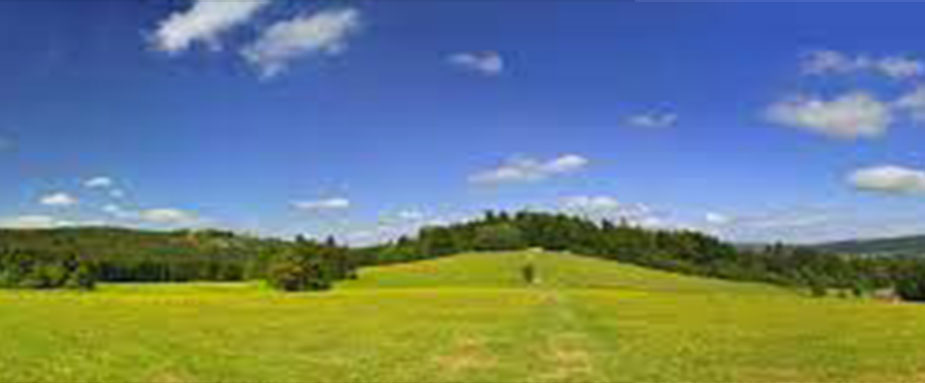
#> input picture images/1/Untitled-2.jpg, 925 x 383 px; its folder holds 3 pictures in this run
$ python main.py
#> lines starting #> are read from the running program, lines starting #| are printed output that depends on the picture; after the words box and inside, x2 and y2 are one past the last pixel; in counts of white or black regions, pixels touching at a corner belong together
import cv2
import numpy as np
import os

output = "outPut"
# [19 lines of commented-out code are left out]

orb = cv2.ORB_create()
bf = cv2.BFMatcher()


def setPanorama(img2, img1, i):

#> called with img2 = 'images/1/Untitled-1.jpg', img1 = 'images/1/Untitled-2.jpg', i = 1
    img_1 = cv2.imread(img1)
#> img_1 is the input picture: shape (383, 925, 3); mean B, G, R 129.1, 129.2, 108.8
    img_2 = cv2.imread(img2)
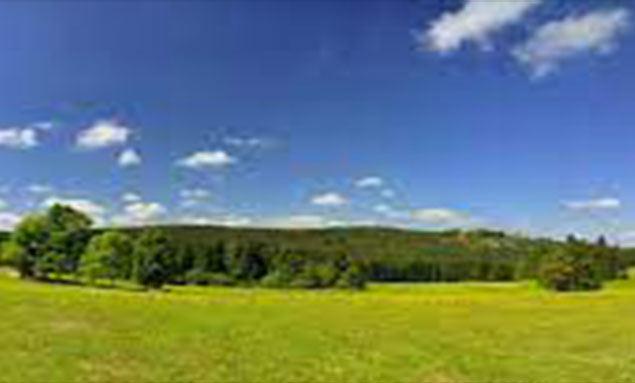
#> input picture images/1/Untitled-1.jpg, 635 x 383 px
#> img_2 is the input picture: shape (383, 635, 3); mean B, G, R 117.7, 124.8, 103.2
    img1_gary = cv2.cvtColor(img_1, cv2.COLOR_BGR2GRAY)
    img2_gary = cv2.cvtColor(img_2, cv2.COLOR_BGR2GRAY)
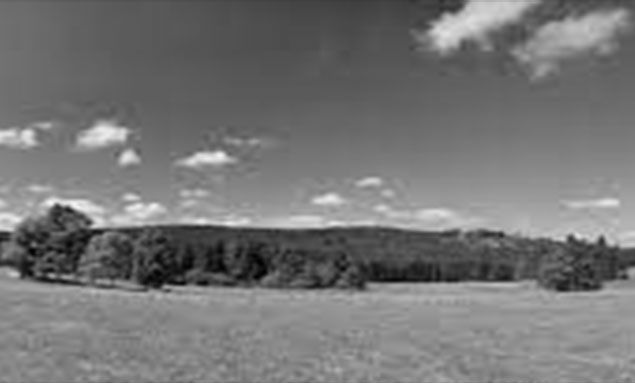
#> img2_gary: shape (383, 635); min 0, max 246, mean 117.6

    kp1, des1 = orb.detectAndCompute(img1_gary, None)
#> kp1 = 500 keypoints; strongest (x, y, size): (598, 225, 53.6), (487, 214, 64.3), (488, 214, 77.1), (603, 222, 64.3)
    kp2, des2 = orb.detectAndCompute(img2_gary, None)
#> kp2 = 500 keypoints; strongest (x, y, size): (93, 226, 64.3), (92, 224, 77.1), (93, 224, 92.6), (92, 226, 44.6)
    matches = bf.knnMatch(des1, des2, k=2)
#> matches = 500 matches

    good = []
    for m in matches:
        if (m[0].distance < 0.5*m[1].distance):
            good.append(m)
#> after the loop, good = 43 matches
    matches = np.asarray(good)

    if (len(matches[:, 0]) >= 4):

        src = np.float32(
            [kp1[m.queryIdx].pt for m in matches[:, 0]]).reshape(-1, 1, 2)
#> src = 43 rows, first 8: [186, 230], [192, 231], [231, 235], [299, 237], [307, 237], [330, 239], [313, 240], [226, 244]
        dst = np.float32(
            [kp2[m.trainIdx].pt for m in matches[:, 0]]).reshape(-1, 1, 2)
#> dst = 43 rows, first 8: [457, 230], [463, 231], [501, 235], [570, 237], [578, 237], [601, 239], [584, 240], [497, 244]
        H, masked = cv2.findHomography(src, dst, cv2.RANSAC, 5.0)
#> H = [[1, 0.00751, 269.6], [7.82e-05, 1, -0.5], [3.16e-07, 7.29e-06, 1]]; masked = 43 values from 1 to 1
    else:
        raise AssertionError('Can’t find enough keypoints.')

    dst = cv2.warpPerspective(
        # wraped image
        img_1, H, ((img_1.shape[1] + img_2.shape[1]), img_2.shape[0]))
    dst[0:img_2.shape[0], 0:img_2.shape[1]] = img_2  # stitched image

    pathOutPut = f'{output}/output{i}.jpg'
    cv2.imwrite(pathOutPut, dst)
    return pathOutPut


mainFolders = "images"
myFolders = os.listdir(mainFolders)

# setPanorama("output0.jpg", "output1.jpg", 2)

for folder in myFolders:
    path = mainFolders + '/' + folder

    myList = os.listdir(path)

    outputList = []
    pathoutput = setPanorama(path+"/"+myList[0], path+"/" + myList[1], 1)
    outputList.append(pathoutput)

    for i in range(2, len(myList), 1):

        pathoutput = setPanorama(pathoutput, path+"/"+myList[i], i)
#> call 2 of setPanorama, with img2 = 'outPut/output1.jpg', img1 = 'images/1/Untitled-3.jpg', i = 2
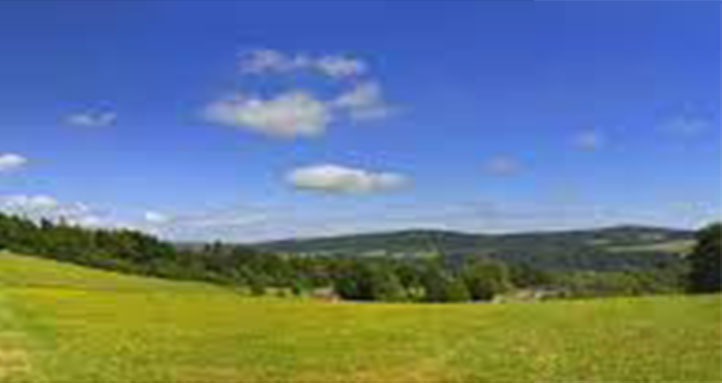
#> input picture images/1/Untitled-3.jpg, 722 x 383 px
#> in setPanorama, img_1 is the input picture: shape (383, 722, 3); mean B, G, R 139.8, 125.3, 104.2
#> in setPanorama (call 2), `img2_gary = cv2.cvtColor(img_2, cv2.COLOR_BGR2GRAY)`:
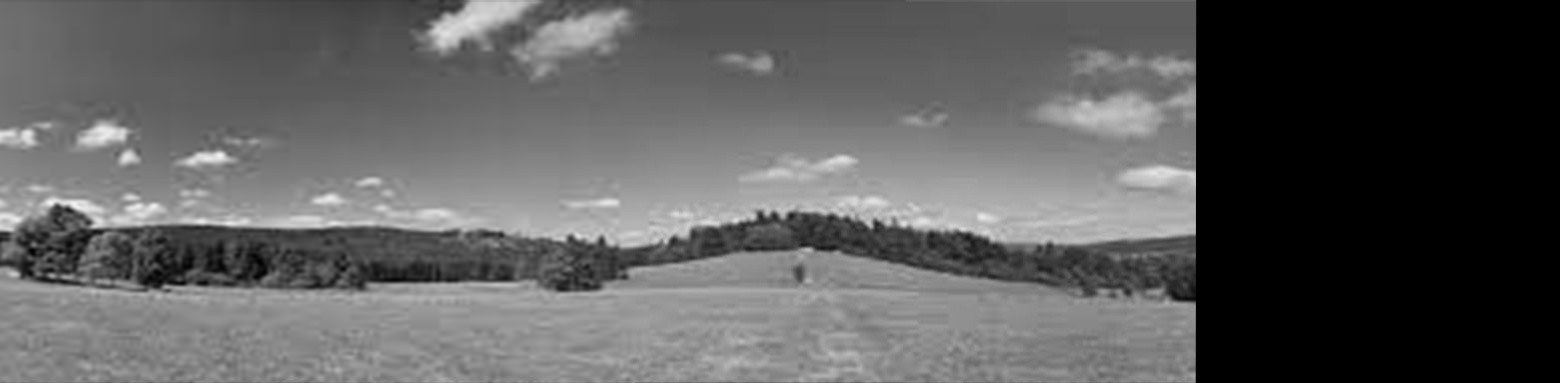
#> img2_gary: shape (383, 1560); min 0, max 246, mean 92.6
#> in setPanorama (call 2), `kp1, des1 = orb.detectAndCompute(img1_gary, None)`: kp1 = 413 keypoints; strongest (x, y, size): (38, 226, 37.2), (43, 220, 37.2), (39, 226, 31), (55, 221, 53.6)
#> in setPanorama (call 2), `kp2, des2 = orb.detectAndCompute(img2_gary, None)`: kp2 = 500 keypoints; strongest (x, y, size): (1188, 230, 92.6), (1192, 304, 77.1), (1194, 306, 53.6), (93, 226, 64.3)
#> in setPanorama (call 2), `matches = bf.knnMatch(des1, des2, k=2)`: matches = 413 matches
#> after the loop in setPanorama (call 2), `for m in matches:`: good = 16 matches
#> in setPanorama (call 2), `src = np.float32( [kp1[m.queryIdx].pt for m in matches[:, 0]]).reshape..`: src = 16 rows, first 8: [43, 220], [39, 226], [110, 230], [119, 231], [143, 234], [160, 239], [159, 242], [267, 289]
#> in setPanorama (call 2), `dst = np.float32( [kp2[m.trainIdx].pt for m in matches[:, 0]]).reshape..`: dst = 16 rows, first 8: [875, 221], [871, 227], [942, 231], [951, 232], [975, 235], [992, 240], [991, 243], [1099, 290]
#> in setPanorama (call 2), `H, masked = cv2.findHomography(src, dst, cv2.RANSAC, 5.0)`: H = [[0.963, -0.0252, 839.3], [-0.00158, 0.969, 7.97], [-3.93e-05, 7.21e-06, 1]]; masked = [1, 1, 1, 1, 1, 1, 1, 1, 1, 1, 1, 1, 1, 1, 1, 1]
#> in setPanorama (call 2), `dst[0:img_2.shape[0], 0:img_2.shape[1]] = img_2`:
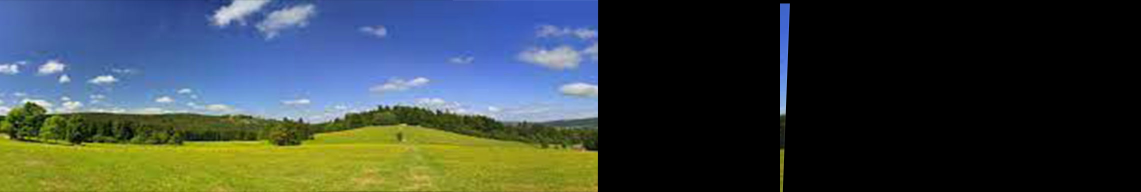
#> dst: shape (383, 2282, 3) (shown at 1/2 size); mean B, G, R 66.6, 67.3, 56.3
        outputList.append(pathoutput)

    for i in range(0, len(outputList)-1, 1):
        pathoutput = setPanorama(outputList[i], outputList[i+1], i+15)
#> call 3 of setPanorama, with img2 = 'outPut/output1.jpg', img1 = 'outPut/output2.jpg', i = 15
#> in setPanorama (call 3), `img1_gary = cv2.cvtColor(img_1, cv2.COLOR_BGR2GRAY)`:
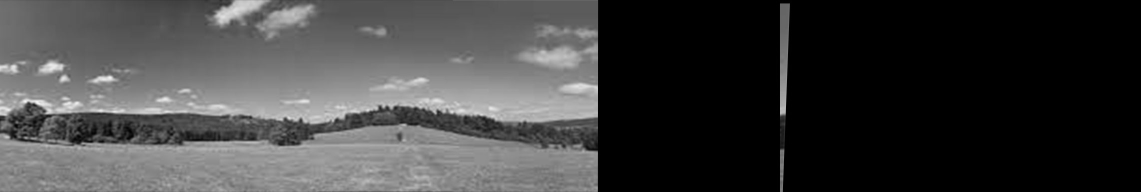
#> img1_gary: shape (383, 2282) (shown at 1/2 size); min 0, max 246, mean 63.9
#> in setPanorama (call 3), `kp1, des1 = orb.detectAndCompute(img1_gary, None)`: kp1 = 500 keypoints; strongest (x, y, size): (1563, 226, 77.1), (1565, 224, 92.6), (1562, 222, 111.1), (1562, 228, 53.6)
#> in setPanorama (call 3), `matches = bf.knnMatch(des1, des2, k=2)`: matches = 500 matches
#> after the loop in setPanorama (call 3), `for m in matches:`: good = 335 matches
#> in setPanorama (call 3), `src = np.float32( [kp1[m.queryIdx].pt for m in matches[:, 0]]).reshape..`: src = 335 rows, first 8: [831, 215], [53, 275], [50, 275], [626, 277], [1044, 244], [33, 244], [56, 204], [62, 205]
#> in setPanorama (call 3), `dst = np.float32( [kp2[m.trainIdx].pt for m in matches[:, 0]]).reshape..`: dst has the same summary as src
#> in setPanorama (call 3), `H, masked = cv2.findHomography(src, dst, cv2.RANSAC, 5.0)`: H = [[1, 7.32e-05, 0.0128], [-4.03e-05, 1, -0.0483], [-1.58e-07, 1.26e-06, 1]]; masked = 335 values from 1 to 1
#> in setPanorama (call 3), `dst = cv2.warpPerspective(`:
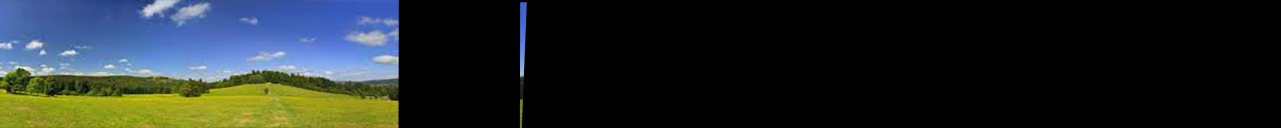
#> dst: shape (383, 3842, 3) (shown at 1/3 size); mean B, G, R 39.5, 40, 33.5
#> in setPanorama (call 3), `dst[0:img_2.shape[0], 0:img_2.shape[1]] = img_2`: dst: shape (383, 3842, 3); 6.08% of pixels changed, all inside (x1, y1, x2, y2) = (0, 0, 1560, 383)
        print(outputList)


if cv2.waitKey(0) & 0xFF == ord("q"):
#> (key q is pressed here)
    cv2.destroyAllWindows()
